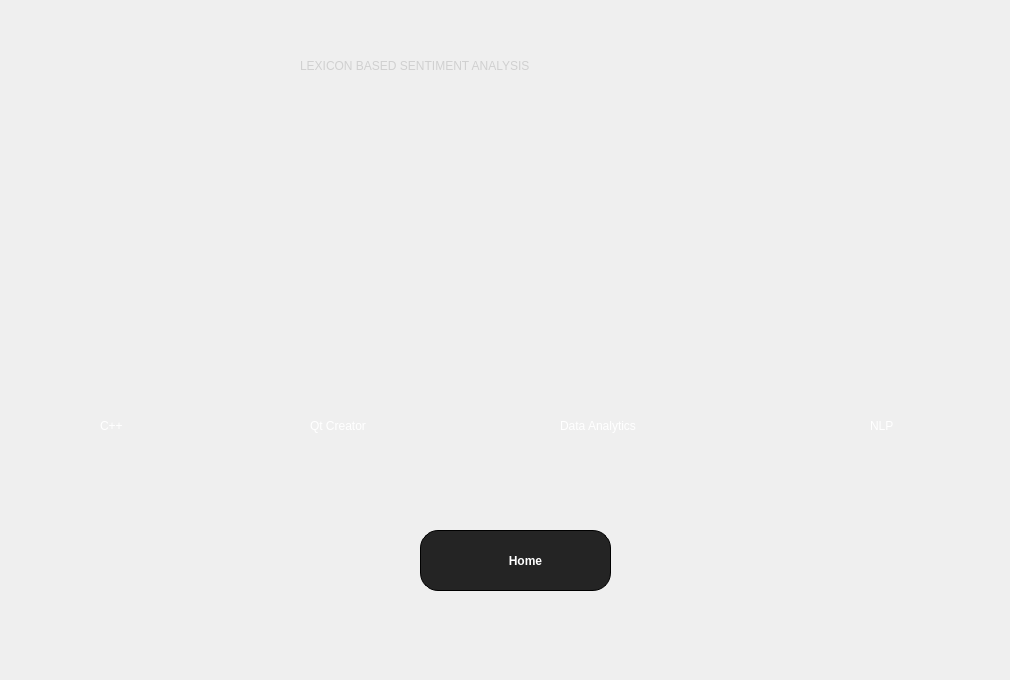
    <widget class="QWidget" name="page">
     <widget class="QLabel" name="label_28">
      <property name="geometry">
       <rect>
        <x>0</x>
        <y>0</y>
        <width>241</width>
        <height>201</height>
       </rect>
      </property>
      <property name="text">
       <string/>
      </property>
      <property name="pixmap">
       <pixmap resource="iconn.qrc">:/ico/Icon/top_left.png</pixmap>
      </property>
      <property name="scaledContents">
       <bool>true</bool>
      </property>
     </widget>
     <widget class="QLabel" name="label_29">
      <property name="geometry">
       <rect>
        <x>0</x>
        <y>470</y>
        <width>241</width>
        <height>201</height>
       </rect>
      </property>
      <property name="text">
       <string/>
      </property>
      <property name="pixmap">
       <pixmap resource="iconn.qrc">:/ico/Icon/bottom.png</pixmap>
      </property>
      <property name="scaledContents">
       <bool>true</bool>
      </property>
     </widget>
     <widget class="QLabel" name="label_30">
      <property name="geometry">
       <rect>
        <x>770</x>
        <y>470</y>
        <width>231</width>
        <height>201</height>
       </rect>
      </property>
      <property name="text">
       <string/>
      </property>
      <property name="pixmap">
       <pixmap resource="iconn.qrc">:/ico/Icon/bottom right.png</pixmap>
      </property>
      <property name="scaledContents">
       <bool>true</bool>
      </property>
     </widget>
     <widget class="QLabel" name="label_31">
      <property name="geometry">
       <rect>
        <x>780</x>
        <y>0</y>
        <width>221</width>
        <height>201</height>
       </rect>
      </property>
      <property name="text">
       <string/>
      </property>
      <property name="pixmap">
       <pixmap resource="iconn.qrc">:/ico/Icon/top_right.png</pixmap>
      </property>
      <property name="scaledContents">
       <bool>true</bool>
      </property>
     </widget>
     <widget class="QLabel" name="label_32">
      <property name="geometry">
       <rect>
        <x>0</x>
        <y>200</y>
        <width>241</width>
        <height>201</height>
       </rect>
      </property>
      <property name="text">
       <string/>
      </property>
      <property name="pixmap">
       <pixmap resource="iconn.qrc">:/ico/Icon/6132222.png</pixmap>
      </property>
      <property name="scaledContents">
       <bool>true</bool>
      </property>
     </widget>
     <widget class="QLabel" name="label_33">
      <property name="geometry">
       <rect>
        <x>260</x>
        <y>200</y>
        <width>241</width>
        <height>201</height>
       </rect>
      </property>
      <property name="text">
       <string/>
      </property>
      <property name="pixmap">
       <pixmap resource="iconn.qrc">:/ico/Icon/qt_94938.png</pixmap>
      </property>
      <property name="scaledContents">
       <bool>true</bool>
      </property>
     </widget>
     <widget class="QLabel" name="label_34">
      <property name="geometry">
       <rect>
        <x>550</x>
        <y>220</y>
        <width>191</width>
        <height>161</height>
       </rect>
      </property>
      <property name="text">
       <string/>
      </property>
      <property name="pixmap">
       <pixmap resource="iconn.qrc">:/ico/Icon/8932269.png</pixmap>
      </property>
      <property name="scaledContents">
       <bool>true</bool>
      </property>
     </widget>
     <widget class="QLabel" name="label_35">
      <property name="geometry">
       <rect>
        <x>760</x>
        <y>220</y>
        <width>221</width>
        <height>161</height>
       </rect>
      </property>
      <property name="text">
       <string/>
      </property>
      <property name="pixmap">
       <pixmap resource="iconn.qrc">:/ico/Icon/coding_5845724.png</pixmap>
      </property>
      <property name="scaledContents">
       <bool>true</bool>
      </property>
     </widget>
     <widget class="QLabel" name="label_36">
      <property name="geometry">
       <rect>
        <x>100</x>
        <y>410</y>
        <width>81</width>
        <height>31</height>
       </rect>
      </property>
      <property name="styleSheet">
       <string notr="true">background-color:none;
color:white;
font: 700 19pt &quot;Tahoma&quot;;</string>
      </property>
      <property name="text">
       <string>C++</string>
      </property>
     </widget>
     <widget class="QLabel" name="label_37">
      <property name="geometry">
       <rect>
        <x>310</x>
        <y>410</y>
        <width>171</width>
        <height>31</height>
       </rect>
      </property>
      <property name="styleSheet">
       <string notr="true">background-color:none;
color:white;
font: 700 19pt &quot;Tahoma&quot;;</string>
      </property>
      <property name="text">
       <string>Qt Creator</string>
      </property>
     </widget>
     <widget class="QLabel" name="label_38">
      <property name="geometry">
       <rect>
        <x>560</x>
        <y>410</y>
        <width>241</width>
        <height>31</height>
       </rect>
      </property>
      <property name="styleSheet">
       <string notr="true">background-color:none;
color:white;
font: 700 19pt &quot;Tahoma&quot;;</string>
      </property>
      <property name="text">
       <string>Data Analytics</string>
      </property>
     </widget>
     <widget class="QLabel" name="label_39">
      <property name="geometry">
       <rect>
        <x>870</x>
        <y>410</y>
        <width>81</width>
        <height>31</height>
       </rect>
      </property>
      <property name="styleSheet">
       <string notr="true">background-color:none;
color:white;
font: 700 19pt &quot;Tahoma&quot;;</string>
      </property>
      <property name="text">
       <string>NLP</string>
      </property>
     </widget>
     <widget class="QLabel" name="label_40">
      <property name="geometry">
       <rect>
        <x>300</x>
        <y>50</y>
        <width>511</width>
        <height>31</height>
       </rect>
      </property>
      <property name="styleSheet">
       <string notr="true">color: rgb(208, 208, 208);
font: 17pt &quot;Tahoma&quot;;
background-color:none;
</string>
      </property>
      <property name="text">
       <string>LEXICON BASED SENTIMENT ANALYSIS</string>
      </property>
     </widget>
     <widget class="QLabel" name="label_41">
      <property name="geometry">
       <rect>
        <x>290</x>
        <y>80</y>
        <width>431</width>
        <height>21</height>
       </rect>
      </property>
      <property name="styleSheet">
       <string notr="true">color:white;
font: 17pt &quot;Tahoma&quot;;
text-decoration: underline;
background-color:none;
color: rgb(0, 114, 187);</string>
      </property>
      <property name="text">
       <string/>
      </property>
      <property name="pixmap">
       <pixmap resource="iconn.qrc">:/ico/Icon/top_bar.png</pixmap>
      </property>
      <property name="scaledContents">
       <bool>true</bool>
      </property>
     </widget>
     <widget class="QPushButton" name="pushButton_4">
      <property name="geometry">
       <rect>
        <x>420</x>
        <y>530</y>
        <width>191</width>
        <height>61</height>
       </rect>
      </property>
      <property name="styleSheet">
       <string notr="true">
QPushButton {
    /* Light Blue */
	background-color: rgb(36, 36, 36);

color:white;
font: 700 15pt &quot;Arial&quot;;
    border-radius: 18px;
border:1px solid black;
    padding: 5px;
    
    font-weight: bold;
}

QPushButton:hover {
	background-color: rgb(63, 63, 63);
	
}

QPushButton:pressed {
   
	background-color: rgb(65, 79, 72);
}

</string>
      </property>
      <property name="text">
       <string>      Home</string>
      </property>
     </widget>
     <widget class="QLabel" name="label_42">
      <property name="geometry">
       <rect>
        <x>440</x>
        <y>540</y>
        <width>51</width>
        <height>41</height>
       </rect>
      </property>
      <property name="styleSheet">
       <string notr="true">background-color:none;</string>
      </property>
      <property name="text">
       <string/>
      </property>
      <property name="pixmap">
       <pixmap resource="iconn.qrc">:/ico/Icon/icons8-home-50.png</pixmap>
      </property>
      <property name="scaledContents">
       <bool>true</bool>
      </property>
     </widget>
    </widget>
